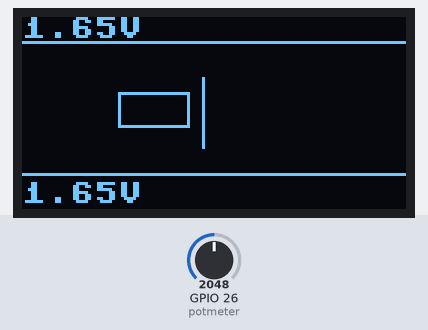
The program below on a simulated ESP32 board running MicroPython. Parts: 128×64 one-colour display. The test bench sets the inputs (shaded band); at power-on: GPIO 26 (potmeter) = 2048 (analog values on the 0–4095 scale). Library files of the repository ran but are not shown: ssd1306.py.

Above: at 1.7 s.
1.8 s: GPIO 26 (potmeter) set to 2866
At 2.2 s:
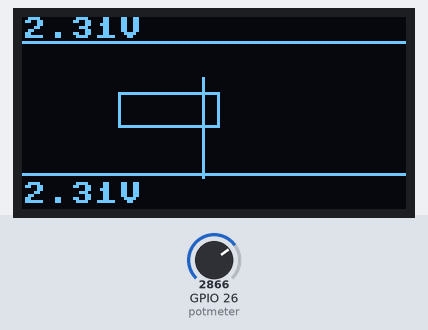
3.3 s: GPIO 26 (potmeter) set to 3603
At 4.1 s:
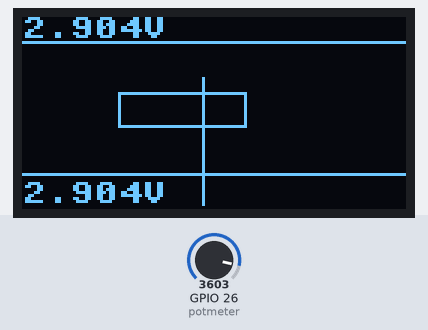
4.8 s: GPIO 26 (potmeter) set to 4095
At 6.1 s:
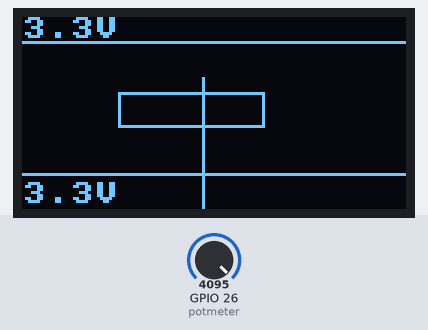
Timing chart, 0 to 7.8 s (numbered marks = the images above; inputs shaded):
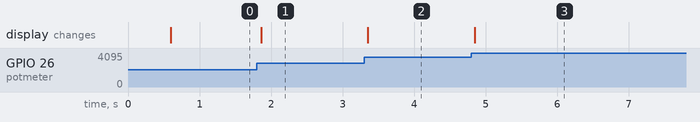

The program:

mini_volt_meter.py
```python
from machine import Pin, ADC, SoftI2C, I2C
from ssd1306 import SSD1306_I2C
import time


potmeter = ADC(Pin(26, Pin.IN))
potmeter.atten(ADC.ATTN_11DB)
#potmeter.init(atten=ADC.ATTN_11DB)
i2c_face = SoftI2C(scl=Pin(22), sda=Pin(21), freq=400000)
oled = SSD1306_I2C(width=128, height=64, i2c=i2c_face, addr=0x3C)

oled.fill(1)
oled.show()
time.sleep(0.5)
oled.fill(0)
oled.show()

while True:
    valmeter = potmeter.read()
#    print(f"Gemeten waarde: {valmeter}-{bin(valmeter)}")
#    print(f"Spanning: {valmeter*3.3/4095}V")
    spanning = round(valmeter*3.3/4095, 3)
    oled.text(f"{spanning}V", 0, 0)
    oled.hline(0, 8, 128, 1)
    oled.text(f"{spanning}V", 0, 55)
    oled.hline(0, 52, 128, 1)
    oled.rect(32, 25, int(spanning*15), 12, 1)
    oled.vline(60, 20, int(spanning*15), 1)
    oled.show()
    # s = text
    # x = horizontaal
    # y = vertikaal

    time.sleep(0.05)
    oled.fill(0)
```

Measured:
- after the input at 1.8 s, the display: changes after 0.07 s (image 1)
- after the input at 3.3 s, the display: changes after 0.05 s (image 2)
- after the input at 4.8 s, the display: changes at once (image 3)
